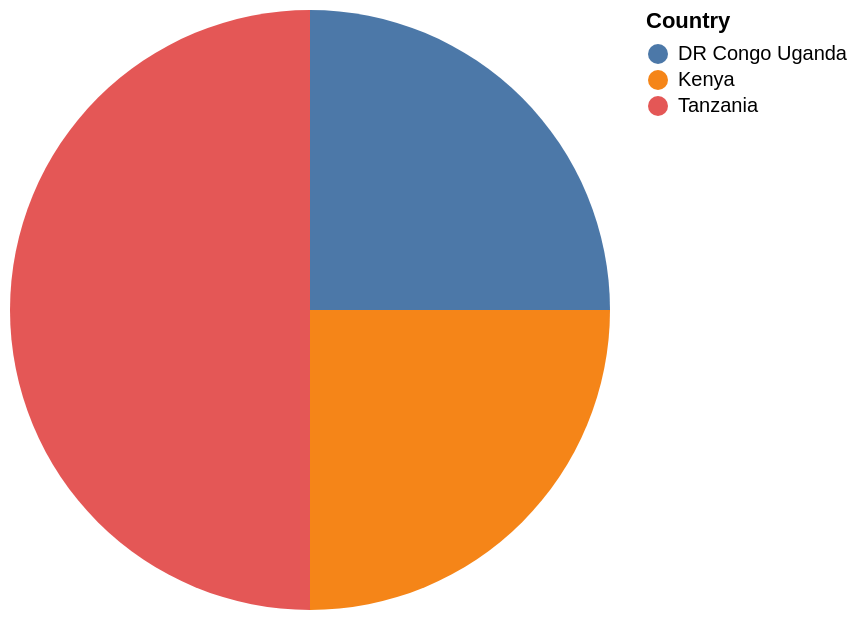

Describe this chart as a Vega-Lite specification.
### Vega-Lite specification from a JSON file in a GitHub repository (floating-point values rounded to 4 significant figures)
{"data": {"values": [{"x_data": "DR Congo Uganda", "y_data": 1}, {"x_data": "Kenya", "y_data": 1}, {"x_data": "Tanzania", "y_data": 2}]}, "mark": "arc", "encoding": {"theta": {"field": "y_data", "type": "quantitative", "title": "COUNT(Country)"}, "color": {"field": "x_data", "type": "nominal", "title": "Country"}}}
